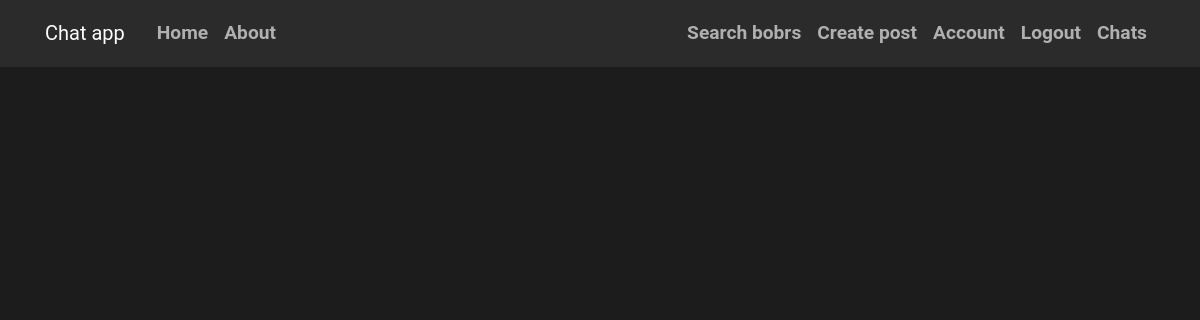
The page /followers/andrejnester (signed in) on the database as committed earlier.
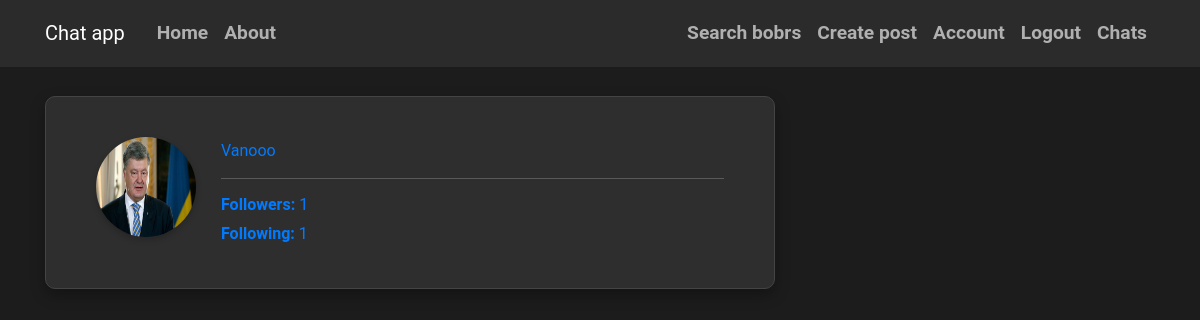
The same page on the database as committed later.
### flaskblog/models.py (models this page shows, shortened)
class User(db.Model, UserMixin):
    id = db.Column(db.Integer, primary_key=True)
    username = db.Column(db.String(20), unique=True, nullable=False)
    email = db.Column(db.String(120), unique=True, nullable=False)
    image_file = db.Column(db.String(20), nullable=False, default='default.jpg')
    password = db.Column(db.String(60), nullable=False)
    posts = db.relationship('Post', backref='author', lazy=True)
    followed = db.relationship('Follow', foreign_keys='Follow.follower_id',
                               back_populates='follower', lazy='dynamic',
                               cascade='all, delete-orphan')
    followers = db.relationship('Follow', foreign_keys='Follow.followed_id',
                                back_populates='followed', lazy='dynamic',
                                cascade='all, delete-orphan')
    sent_messages = db.relationship('Message', foreign_keys='Message.sender_id',
                                    back_populates='sender', lazy=True)
    received_messages = db.relationship('Message', foreign_keys='Message.recipient_id',
                                        back_populates='recipient', lazy=True)

### flaskblog/routes.py (the view)
@app.route("/followers/<username>")
@login_required
def followers(username):
    user = User.query.filter_by(username=username).first_or_404()
    users = [f.follower for f in user.followers.all()]
    return render_template('user_list.html', users=users, user=user)

### flaskblog/models.py (called while the page is built)
@login_manager.user_loader
def load_user(user_id):
    return User.query.get(int(user_id))

### flaskblog/templates/user_list.html
{% extends "base.html" %}
{% block content %}
{% for user in users %}
    <article class="media content-section">
        <img class="rounded-circle article-img" src="{{ url_for('static', filename='pictures/' + user.image_file) }}" alt="">
        <div class="media-body">
            <div class="article-metadata">
                <a class="mr-2" href="{{ url_for('user_info', username=user.username) }}">{{ user.username }}</a>
            </div>
            <a href="{{ url_for('followers',username=user.username) }}"><strong>Followers:</strong> {{ user.followers.count() }}</a><br>
                <a href="{{ url_for('followed',username=user.username) }}"><strong>Following:</strong> {{ user.followed.count() }}</a>
        </div>
    </article>
{% endfor %}
{% endblock %}

Rows that differ between the two databases and show on the page:
added User: image_file (placeholder picture), username "Vanooo", followers.count "1", followed.count "1"
